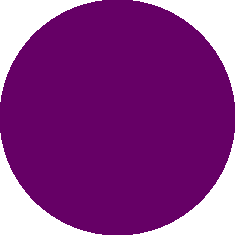
//> input picture 73016b.png, 235 x 235 px
$ ./73016   (built with g++ and OpenCV 4)
//> lines starting //> are read from the running program, lines starting //| are printed output that depends on the picture; after the words box and inside, x2 and y2 are one past the last pixel; in counts of white or black regions, pixels touching at a corner belong together
// http://jepsonsblog.blogspot.be/2012/10/overlay-transparent-image-in-opencv.html
// https://gist.github.com/maximus5684/082f8939edb6aed7ba0a

#include "opencv2/imgproc.hpp"
#include "opencv2/highgui.hpp"

using namespace cv;
using namespace std;

void overlayImage(Mat* src, Mat* overlay, const Point& location)
{
    for (int y = max(location.y, 0); y < src->rows; ++y)
    {
        int fY = y - location.y;

        if (fY >= overlay->rows)
            break;

        for (int x = max(location.x, 0); x < src->cols; ++x)
        {
            int fX = x - location.x;

            if (fX >= overlay->cols)
                break;

            double opacity = ((double)overlay->data[fY * overlay->step + fX * overlay->channels() + 3]) / 255;

            for (int c = 0; opacity > 0 && c < src->channels(); ++c)
            {
                unsigned char overlayPx = overlay->data[fY * overlay->step + fX * overlay->channels() + c];
                unsigned char srcPx = src->data[y * src->step + x * src->channels() + c];
                src->data[y * src->step + src->channels() * x + c] = srcPx * (1. - opacity) + overlayPx * opacity;
            }
        }
    }
}

int main( int argc, char** argv )
{
    Mat underlay = imread("73016b.png",IMREAD_UNCHANGED);
//> underlay is the input picture: 235 rows x 235 cols, CV_8UC4; mean B, G, R, A 133.6, 52.7, 133.6, 200.8
    Mat overlay = imread("73016a.png",IMREAD_UNCHANGED);
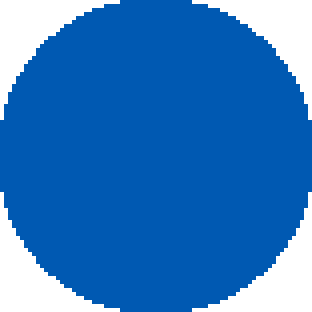
//> input picture 73016a.png, 78 x 78 px (shown 4 times larger)
//> overlay is the input picture: 78 rows x 78 cols, CV_8UC4; mean B, G, R, A 192.6, 120.5, 48.5, 101.3
    Mat test = imread("59782.png",IMREAD_UNCHANGED);
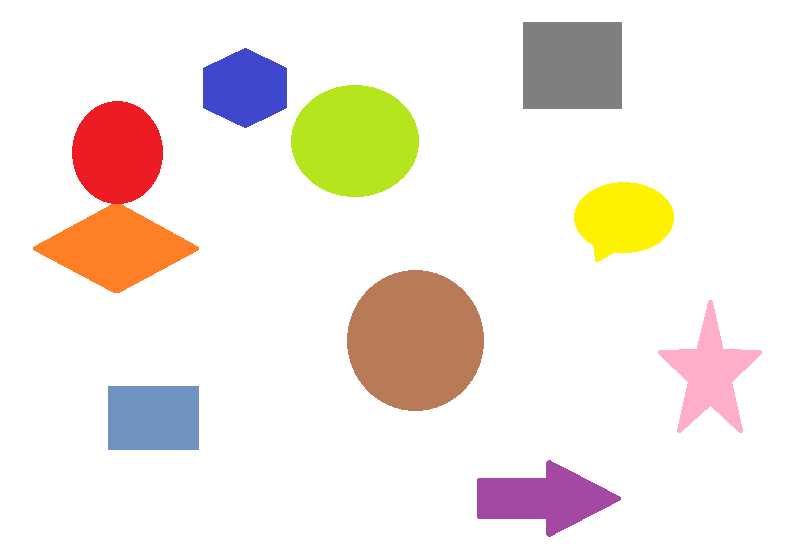
//> input picture 59782.png, 800 x 548 px
//> test is the input picture: 548 rows x 800 cols, CV_8UC4; mean B, G, R, A 226.6, 233.9, 242.5, 255

    if( underlay.empty() || overlay.empty() || test.empty() )
    {
        return -1;
    }

    vector< Mat > rgba;
    split(underlay,rgba);
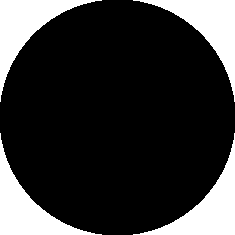
//> rgba[0]: 235 rows x 235 cols, CV_8UC1; values 102 (black) and 255 (white), 20.7% white; 4 white regions, box (x1, y1, x2, y2) and area: (0, 0, 102, 102) 2852, (133, 0, 235, 102) 2852, (0, 133, 102, 235) 2852, (133, 133, 235, 235) 2852
    imshow("alpha1.png",rgba[3]);
    imwrite("alpha1.png",rgba[3]);

    split(overlay,rgba);
//> rgba[0]: 78 rows x 78 cols, CV_8UC1; values 178 (black) and 255 (white), 19% white; 4 white regions, box (x1, y1, x2, y2) and area: (0, 0, 30, 30) 289, (48, 0, 78, 30) 289, (0, 48, 30, 78) 289, (48, 48, 78, 78) 289
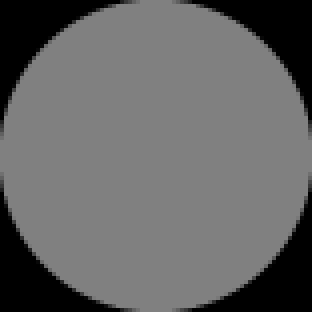
//> rgba[3]: 78 rows x 78 cols, CV_8UC1 (shown 4 times larger); min 0, max 128, mean 101.3
    imshow("alpha2.png",rgba[3]);
    imwrite("alpha2.png",rgba[3]);

    overlayImage( &underlay, &overlay, Point() );
//> the loop in overlayImage, `for (int y = max(location.y, 0); y < src->rows; ++y)` made 79 passes
//> after the loop in overlayImage, `for (int y = max(location.y, 0); y < src->rows; ++y)`:
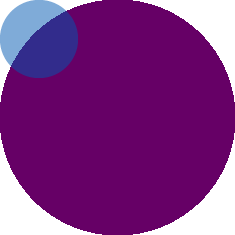
//> src: 235 rows x 235 cols, CV_8UC4; 8.92% of pixels changed, all inside (x1, y1, x2, y2) = (0, 0, 78, 78)


    split(underlay,rgba);
//> rgba[0]: 235 rows x 235 cols, CV_8UC1
//> rgba[1]: 235 rows x 235 cols, CV_8UC1
//> rgba[2]: 235 rows x 235 cols, CV_8UC1
//> rgba[3]: 235 rows x 235 cols, CV_8UC1
    imshow("alpha3.png",rgba[3]);
    imwrite("alpha3.png",rgba[3]);

    rgba[3] = rgba[3] * 0.9; // changing transparency
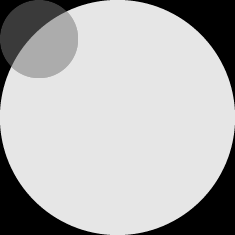
//> rgba[3]: 235 rows x 235 cols, CV_8UC1; min 0, max 230, mean 180.3
    merge(rgba, underlay);
    overlayImage( &test, &underlay, Point(120,180) );
//> call 2 of overlayImage, with location = Point(120, 180)
//> after the loop in overlayImage (call 2), `for (int y = max(location.y, 0); y < src->rows; ++y)`:
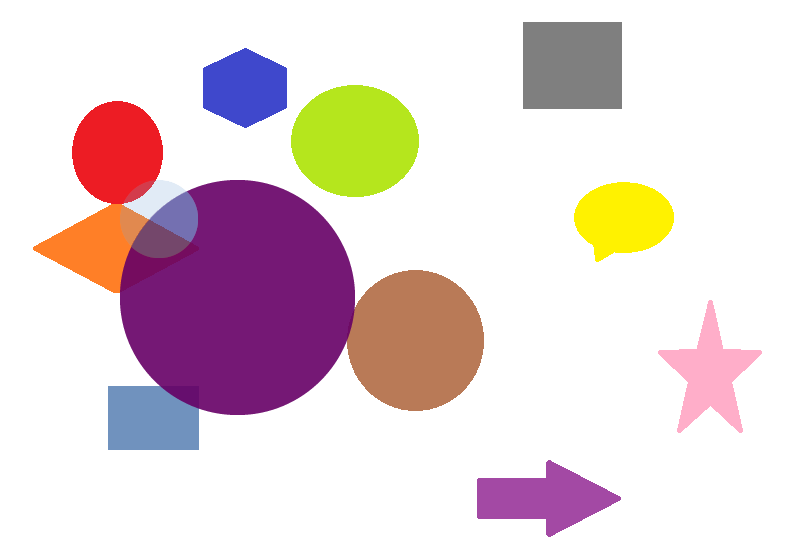
//> src: 548 rows x 800 cols, CV_8UC4; 10.46% of pixels changed, all inside (x1, y1, x2, y2) = (120, 180, 355, 415)

    imshow("result1",underlay);
    imwrite("result1.png",underlay);
    imshow("result2",test);
    imwrite("result2.png",test);

    waitKey();

    return 0;
}
